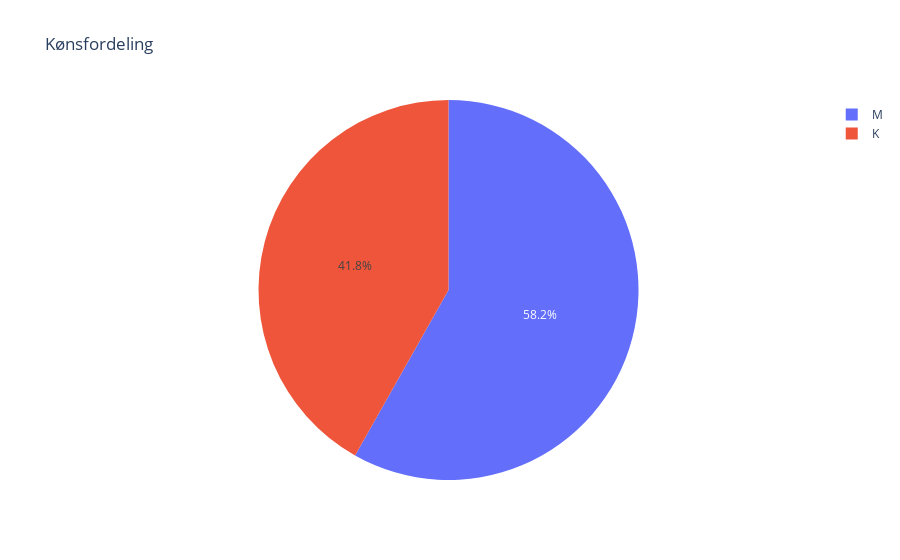

The cell this chart's notebook holds for it:
### Markdown cell above
Vi kan starte med at se på kønsfordelingen for vores So-Me-klip.

### Code cell
gender_counts = df['Køn'].value_counts()

fig = px.pie(names=gender_counts.index, values=gender_counts.values, title='Kønsfordeling')

fig.show()

### Figure 1 — Plotly figure (JSON) as saved in the notebook; plotly's stock layout.template omitted (floating-point values rounded to 4 significant figures)
{"data": [{"domain": {"x": [0, 1], "y": [0, 1]}, "hovertemplate": "label=%{label}<br>value=%{value}<extra></extra>", "labels": ["M", "K"], "legendgroup": "", "name": "", "showlegend": true, "type": "pie", "values": [32, 23]}], "layout": {"autosize": true, "legend": {"tracegroupgap": 0}, "title": {"text": "Kønsfordeling"}}}
